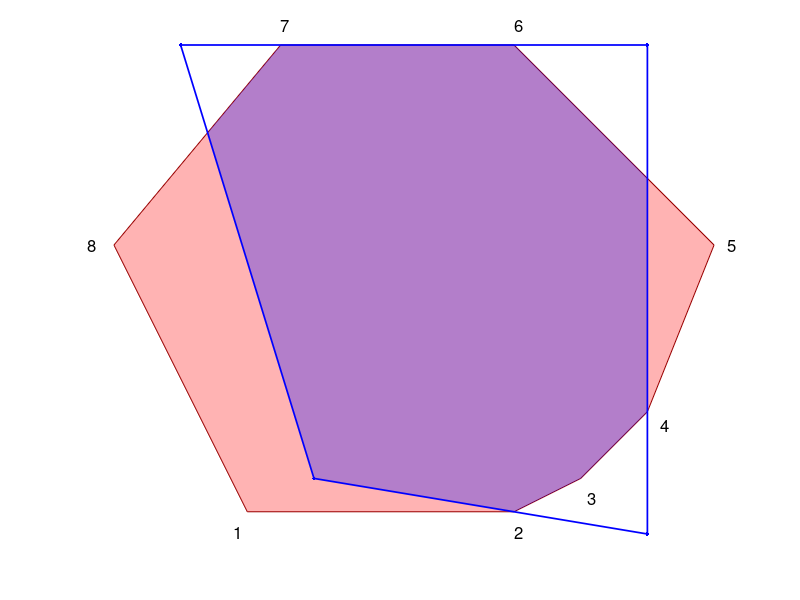

Recreate this plot in MATLAB.
close all
clear 

F=[ -2 0;
    0 0;
    0.5 0.25;
    1 0.75;
    1.5 2;
    0 3.5;
    -1.75 3.5;
    -3 2];

text(F(1,1)-0.1,F(1,2)-0.15,'1','FontSize',12);
hold on
text(F(2,1),F(2,2)-0.15,'2','FontSize',12);
hold on
text(F(3,1)+0.05,F(3,2)-0.15,'3','FontSize',12);
hold on
text(F(4,1)+0.1,F(4,2)-0.1,'4','FontSize',12);
hold on
text(F(5,1)+0.1,F(5,2),'5','FontSize',12);
hold on
text(F(6,1),F(6,2)+0.15,'6','FontSize',12);
hold on
text(F(7,1),F(7,2)+0.15,'7','FontSize',12);
hold on
text(F(8,1)-0.2,F(8,2),'8','FontSize',12);
hold on

P(1,:)=[ -1.5 0.25];
P(2,:)=[1 -(0.25/1.5)];
P(3,:)=[1 3.5];
P(4,:)=[-2.5 3.5];
P(5,:)=P(1,:);

fill(F(:,1),F(:,2),[1 0 0],'FaceAlpha',0.3, ...
    'EdgeColor',[0.6 0 0],'Marker','.','MarkerSize',10);
hold on

plot(P(:,1),P(:,2),'.-','MarkerSize',8,'LineWidth',1.25,'Color',[0 0 1]);
hold on

I(1,:)=[1 2.5];
A=[P(5,1)-P(4,1), F(7,1) - F(8,1); ...
   P(5,2)-P(4,2), F(7,2) - F(8,2)];
b=[F(7,1)-P(4,1);
   F(7,2)-P(4,2)];
st = A\b; 
I(2,:)=F(7,:)+st(2)*(F(8,:)-F(7,:));

pol(1,:)=P(1,:);
pol(2,:)=F(2,:);
pol(3,:)=F(3,:);
pol(4,:)=F(4,:);
pol(5,:)=I(1,:);
pol(6,:)=F(6,:);
pol(7,:)=F(7,:);
pol(8,:)=I(2,:);

fill(pol(:,1),pol(:,2),'b','FaceAlpha',0.3,'Marker','o',...
    'MarkerSize',10,'EdgeColor','b','EdgeAlpha',0);
hold on

axis equal
axis off